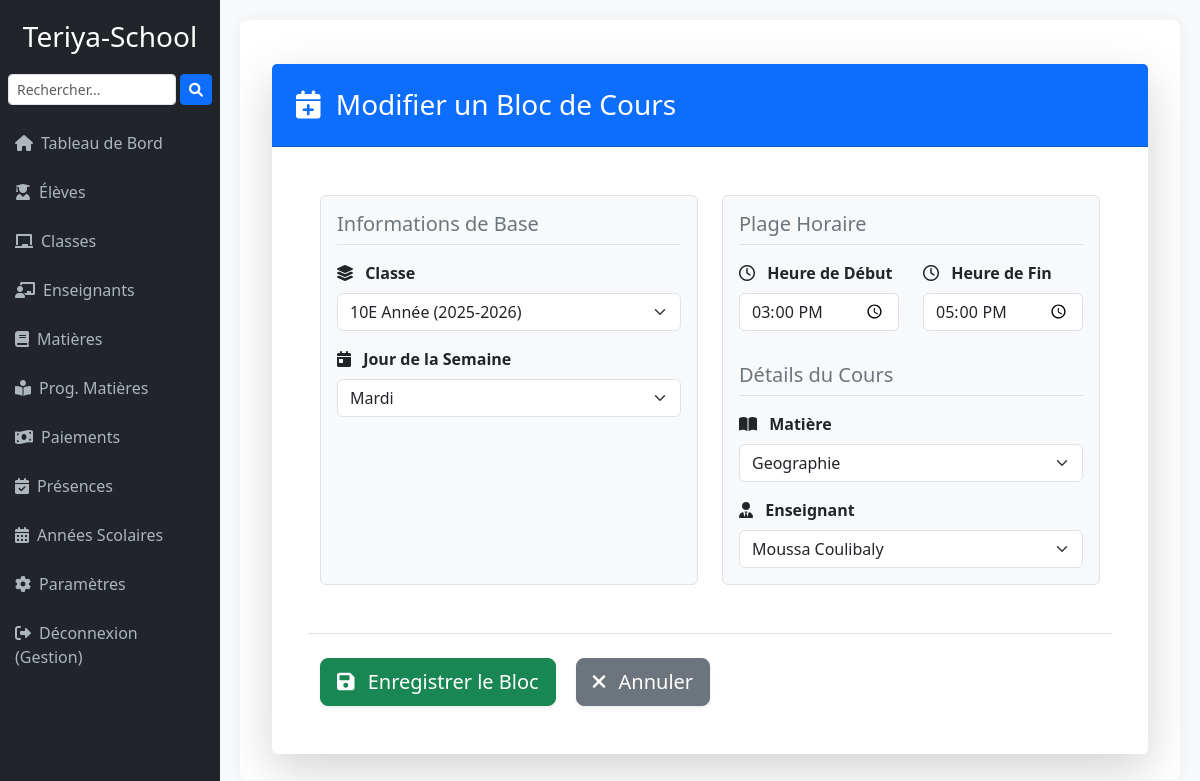
The page /emplois-du-temps/bloc/3/modifier/ (signed in) on the database its author committed.
### dashboard/models.py (models this page shows, shortened)
class Profile(models.Model):
    user = models.OneToOneField(User, on_delete=models.CASCADE)
    ecole = models.ForeignKey("EcoleSettings", on_delete=models.CASCADE, null=True, blank=True)

class EcoleSettings(models.Model):
    ministere = models.CharField(
        max_length=255,
        blank=True,
        null=True,
        verbose_name="Ministère de Tutelle",
        help_text="Exemple : Ministère de l’Éducation Nationale"
    )
    academie = models.CharField(
        max_length=255,
        blank=True,
        null=True,
        verbose_name="Académie / Inspection",
        help_text="Exemple : Académie de Bamako Rive Droite"
    )
    commune = models.CharField(
        max_length=255,
        blank=True,
        null=True,
        verbose_name="Commune",
        help_text="Exemple : Commune IV du District de Bamako"
    )
    nom_etablissement = models.CharField(
        max_length=255,
        verbose_name="Nom de l'Établissement"
    )
    adresse_etablissement = models.CharField(
        max_length=255,
        blank=True,
        null=True,
        verbose_name="Adresse"
    )
    telephone = models.CharField(
        max_length=50,
        blank=True,
        null=True,
        verbose_name="Téléphone de l'Établissement"
    )
    email_contact = models.EmailField(
        blank=True,
        null=True,
        verbose_name="Email de Contact"
    )
    site_web = models.URLField(
        blank=True,
        null=True,
        verbose_name="Site Web"
    )
    code_etablissement = models.CharField(
        max_length=50,
        blank=True,
        null=True,
        unique=True,  # ✅ Chaque école doit avoir un code unique
        verbose_name="Code de l'Établissement",
        help_text="Code attribué par le ministère ou la direction académique"
    )
    logo = models.ImageField(
        upload_to='settings/assets/',
        blank=True,
        null=True,
        verbose_name="Logo de l'École"
    )
    cachet_admin = models.ImageField(
        upload_to='settings/assets/',
        blank=True,
        null=True,
        verbose_name="Cachet (Sceau) de l'Administration"
    )
    signature_directeur = models.ImageField(
        upload_to='settings/assets/',
        blank=True,
        null=True,
        verbose_name="Signature du Directeur/Responsable"
    )
    titre_signataire = models.CharField(
        max_length=100,
        default='Le Directeur',
        verbose_name="Titre du Signataire"
    )
    nom_signataire = models.CharField(
        max_length=255,
        blank=True,
        null=True,
        verbose_name="Nom du Signataire",
        help_text="Nom du directeur ou responsable signataire"
    )
    date_mise_a_jour = models.DateTimeField(
        auto_now=True,
        verbose_name="Dernière mise à jour"
    )
    class Meta:
        verbose_name = "École"
        verbose_name_plural = "Écoles"
        ordering = ['nom_etablissement']
    date_fin_essai = models.DateTimeField(
        blank=True,
        null=True,
        verbose_name="Fin de la période d'essai gratuite"
    )
    est_active = models.BooleanField(
        default=True,
        verbose_name="École active",
        help_text="Indique si l'école peut utiliser le système"
    )
    def periode_essai_expiree(self):
        return self.date_fin_essai and timezone.now() > self.date_fin_essai

class EmploiDuTemps(models.Model):
    ecole = models.ForeignKey(
        'EcoleSettings',
        on_delete=models.CASCADE,
        verbose_name="École",
        default=1)
    class JourSemaine(models.TextChoices):
        LUNDI = 'Lundi', ('Lundi')
        MARDI = 'Mardi', ('Mardi')
        MERCREDI = 'Mercredi', ('Mercredi')
        JEUDI = 'Jeudi', ('Jeudi')
        VENDREDI = 'Vendredi', ('Vendredi')
        SAMEDI = 'Samedi', ('Samedi')
    classe = models.ForeignKey(Classe, on_delete=models.CASCADE, related_name='emplois_du_temps', verbose_name="Classe")
    jour = models.CharField(max_length=20, choices=JourSemaine.choices, verbose_name="Jour de la Semaine")
    heure_debut = models.TimeField(verbose_name="Heure de Début")
    heure_fin = models.TimeField(verbose_name="Heure de Fin")
    emploiDuTemps = models.FileField(upload_to='emploiDuTemps/', blank=True, null=True, verbose_name="Fichier PDF demploi")
    matiere = models.ForeignKey(Matiere, on_delete=models.CASCADE, verbose_name="Matière")
    enseignant = models.ForeignKey(Enseignant, on_delete=models.CASCADE, verbose_name="Enseignant")
    annee_scolaire = models.ForeignKey(AnneeScolaire, on_delete=models.CASCADE, verbose_name="Année Scolaire")
    class Meta:
        unique_together = ('classe', 'jour', 'heure_debut', 'heure_fin', 'annee_scolaire')
        ordering = ['classe', 'annee_scolaire', 'jour', 'heure_debut']
        verbose_name = "Emploi du Temps"
        verbose_name_plural = "Emplois du Temps"

### dashboard/views.py (the view)
# urls.py: path('emplois-du-temps/bloc/<int:pk>/modifier/', views.modifier_emploi_du_temps, name='modifier_emploi_du_temps'),
@login_required
def modifier_emploi_du_temps(request, pk):
    ecole_utilisateur = get_user_ecole(request)
    if not ecole_utilisateur:
        messages.error(request, "Vous n'êtes associé à aucune école.")
        return redirect('dashboard_accueil')
    bloc_edt = get_object_or_404(EmploiDuTemps, pk=pk, ecole=ecole_utilisateur)
    if request.method == 'POST':
        form = EmploiDuTempsForm(request.POST, instance=bloc_edt, ecole=ecole_utilisateur)
        if form.is_valid():
            form.save()
            messages.success(request, "Bloc d'emploi du temps mis à jour avec succès !")
            return redirect('liste_emplois_du_temps')
        messages.error(request, "Veuillez corriger les erreurs du formulaire.")
    else:
        form = EmploiDuTempsForm(instance=bloc_edt, ecole=ecole_utilisateur)
    return render(request, 'dashboard/emplois_du_temps/form_emploi_du_temps.html', {
        'form': form,
        'action': 'Modifier'
    })

### dashboard/forms.py
class EmploiDuTempsForm(forms.ModelForm):
    class Meta:
        model = EmploiDuTemps
        fields = ['classe', 'matiere', 'enseignant', 'jour', 'heure_debut', 'heure_fin']
        widgets = {
            'classe': forms.Select(attrs={'class': 'form-select'}),
            'matiere': forms.Select(attrs={'class': 'form-select'}),
            'enseignant': forms.Select(attrs={'class': 'form-select'}),
            'jour': forms.Select(attrs={'class': 'form-select'}),
            'heure_debut': forms.TimeInput(attrs={'class': 'form-control', 'type': 'time'}),
            'heure_fin': forms.TimeInput(attrs={'class': 'form-control', 'type': 'time'}),
        }
    def __init__(self, *args, **kwargs):
        ecole = kwargs.pop('ecole', None)
        super().__init__(*args, **kwargs)
        if ecole:
            self.fields['classe'].queryset = Classe.objects.filter(ecole=ecole)
            self.fields['matiere'].queryset = Matiere.objects.filter(ecole=ecole)
            self.fields['enseignant'].queryset = Enseignant.objects.filter(ecole=ecole)

### dashboard/models.py (called while the page is built)
    def __str__(self):
        return f"{self.prenom} {self.nom}"

    def __str__(self):
        return f"{self.nom_classe} ({self.annee_scolaire.annee})"

    def __str__(self):
        return self.nom

### dashboard/views.py (called while the page is built)
def get_user_ecole(request):
    return (
        getattr(getattr(request.user, 'enseignant', None), 'ecole', None)
        or getattr(getattr(request.user, 'etudiant', None), 'ecole', None)
        or getattr(getattr(request.user, 'profile', None), 'ecole', None)
        or (EcoleSettings.objects.first() if request.user.is_superuser else None)
    )

### dashboard/templates/dashboard/emplois_du_temps/form_emploi_du_temps.html (shortened to what this page needs)
{% extends 'dashboard/base.html' %}
{% load static %}
{% block content %}
    <div class="container mt-4">
        <div class="card shadow-lg border-0">
            <div class="card-header bg-primary text-white p-4">
                <h3 class="mb-0">
                    <i class="fas fa-calendar-plus me-2"></i> {{ action }} un Bloc de Cours
                </h3>
            </div>
            <div class="card-body p-5">
                <form method="post" class="row g-4">
                    <div class="col-md-6">
                        <div class="p-3 border rounded h-100 bg-light">
                            <h5 class="text-secondary border-bottom pb-2 mb-3">Informations de Base</h5>
                            <div class="mb-3">
                                <label class="form-label fw-bold"><i class="fas fa-layer-group me-2"></i> {{ form.classe.label }}</label>
                                {{ form.classe }}
                            </div>
                            <div class="mb-0">
                                <label class="form-label fw-bold"><i class="fas fa-calendar-day me-2"></i> {{ form.jour.label }}</label>
                                {{ form.jour }}
                            </div>
                        </div>
                    </div>
                    <div class="col-md-6">
                        <div class="p-3 border rounded h-100 bg-light">
                            <h5 class="text-secondary border-bottom pb-2 mb-3">Plage Horaire</h5>
                            <div class="row">
                                <div class="col-6 mb-3">
                                    <label class="form-label fw-bold"><i class="far fa-clock me-2"></i> {{ form.heure_debut.label }}</label>
                                    {{ form.heure_debut }}
                                </div>
                                <div class="col-6 mb-3">
                                    <label class="form-label fw-bold"><i class="far fa-clock me-2"></i> {{ form.heure_fin.label }}</label>
                                    {{ form.heure_fin }}
                                </div>
                            </div>
                            <h5 class="text-secondary border-bottom pb-2 mb-3 mt-3">Détails du Cours</h5>
                            <div class="mb-3">
                                <label class="form-label fw-bold"><i class="fas fa-book-open me-2"></i> {{ form.matiere.label }}</label>
                                {{ form.matiere }}
                            </div>
                            <div class="mb-0">
                                <label class="form-label fw-bold"><i class="fas fa-user-tie me-2"></i> {{ form.enseignant.label }}</label>
                                {{ form.enseignant }}
                            </div>
                        </div>
                    </div>
                    <div class="col-12 mt-5 border-top pt-4">
                        <button type="submit" class="btn btn-success btn-lg me-3 shadow-sm">
                            <i class="fas fa-save me-2"></i> Enregistrer le Bloc
                        </button>
                        <a href="{% url 'liste_emplois_du_temps' %}" class="btn btn-secondary btn-lg shadow-sm">
                            <i class="fas fa-times me-2"></i> Annuler
                        </a>
                    </div>
                </form>
            </div>
        </div>
    </div>
{% endblock %}

### dashboard/templates/dashboard/base.html (shortened to what this page needs)
<!DOCTYPE html>
<html lang="fr">
<head>
    <link href="https://cdn.jsdelivr.net/npm/bootstrap@5.3.0/dist/css/bootstrap.min.css" rel="stylesheet">
    <link rel="stylesheet" href="https://cdnjs.cloudflare.com/ajax/libs/font-awesome/6.0.0-beta3/css/all.min.css">
</head>
<body>
<div class="wrapper">
    <div class="sidebar">
        <h3>
            {% if request.user.profile.ecole %}
                {{ request.user.profile.ecole.nom_etablissement }}
            {% else %}
                Gestion Multi-École
            {% endif %}
        </h3>
    <form method="get" action="{% url 'recherche_etudiants_globale' %}" class="d-flex mb-3 px-2">
        <input type="text" name="q" class="form-control form-control-sm me-1" placeholder="Rechercher..." required>
        <button type="submit" class="btn btn-sm btn-primary"><i class="fas fa-search"></i></button>
    </form>
        <ul class="nav flex-column">
            <li class="nav-item">
                <a class="nav-link {% if request.resolver_match.url_name == 'dashboard_accueil' %}active{% endif %}" href="{% url 'dashboard_accueil' %}">
                    <i class="fas fa-home me-2"></i>Tableau de Bord
                </a>
            </li>
            <li class="nav-item">
                <a class="nav-link {% if 'etudiant' in request.resolver_match.url_name %}active{% endif %}" href="{% url 'liste_etudiants' %}">
                    <i class="fas fa-user-graduate me-2"></i>Élèves
                </a>
            </li>
            <li class="nav-item">
                <a class="nav-link {% if 'classe' in request.resolver_match.url_name %}active{% endif %}" href="{% url 'liste_classes' %}">
                    <i class="fas fa-chalkboard me-2"></i>Classes
                </a>
            </li>
            <li class="nav-item">
                <a class="nav-link {% if 'enseignant' in request.resolver_match.url_name %}active{% endif %}" href="{% url 'liste_enseignants' %}">
                    <i class="fas fa-chalkboard-teacher me-2"></i>Enseignants
                </a>
            </li>
            <li class="nav-item">
                <a class="nav-link {% if 'matiere' in request.resolver_match.url_name %}active{% endif %}" href="{% url 'liste_matieres' %}">
                    <i class="fas fa-book me-2"></i>Matières
                </a>
            </li>
            <li class="nav-item">
                <a class="nav-link {% if 'programme_matiere' in request.resolver_match.url_name %}active{% endif %}" href="{% url 'liste_programmes_matiere' %}">
                    <i class="fas fa-book-reader me-2"></i>Prog. Matières
                </a>
            </li>
            <li class="nav-item">
                <a class="nav-link {% if 'paiement' in request.resolver_match.url_name %}active{% endif %}" href="{% url 'liste_paiements_par_classe_etudiant' %}">
                    <i class="fas fa-money-bill-wave me-2"></i>Paiements
                </a>
            </li>
            <li class="nav-item">
                <a class="nav-link {% if 'presence' in request.resolver_match.url_name %}active{% endif %}" href="{% url 'liste_presences' %}">
                    <i class="fas fa-calendar-check me-2"></i>Présences
                </a>
            </li>
            <li class="nav-item">
                <a class="nav-link {% if 'annee_scolaire' in request.resolver_match.url_name %}active{% endif %}" href="{% url 'liste_annees_scolaires' %}">
                    <i class="fas fa-calendar-alt me-2"></i>Années Scolaires
                </a>
            </li>
            <li class="nav-item">
                <a class="nav-link {% if request.resolver_match.url_name == 'ecole_settings' %}active{% endif %}" href="{% url 'ecole_settings' %}">
                    <i class="fas fa-cog me-2"></i>Paramètres
                </a>
            </li>
            {% if user.is_authenticated %}
            <li class="nav-item mt-auto">
                <a class="nav-link" href="{% url 'logout' %}">
                    <i class="fas fa-sign-out-alt me-2"></i>Déconnexion ({{ user.username }})
                </a>
            </li>
            {% endif %}
        </ul>
    </div>
    <div class="main-content">
        <div class="content">
            {% block content %}{% endblock %}
        </div>
    </div>
</div>
</body>
</html>

### dashboard/templates/dashboard/base.html (style rules this page uses)
html, body { height: 100%; margin: 0; padding: 0; overflow: hidden; font-family: 'Segoe UI', Tahoma, Geneva, Verdana, sans-serif; background-color: #f8f9fa; }
.wrapper { display: flex; height: 100%; }
.sidebar { background-color: #212529; color: white; width: 220px; padding-top: 20px; flex-shrink: 0; display: flex; flex-direction: column; overflow-y: auto; }
.sidebar h3 { color: #fff; text-align: center; margin-bottom: 20px; }
.sidebar .nav-link { color: #adb5bd; padding: 10px 15px; margin-bottom: 5px; border-radius: 5px; }
.main-content { flex: 1; display: flex; flex-direction: column; padding: 20px; overflow: hidden; }
.content { flex: 1; background-color: #fff; border-radius: 8px; padding: 20px; box-shadow: 0 0 15px rgba(0,0,0,0.05); overflow-y: auto; }

### rows shown on the page
EmploiDuTemps: classe "10E Année (2025-2026)", jour "Mardi", heure_debut "15:00:00", heure_fin "17:00:00", matiere "Geographie", enseignant "Moussa Coulibaly"

### other values the page prints
{{ request.user.profile.ecole.nom_etablissement }} "Teriya-School"
{{ user.username }} "Gestion"
{{ action }} "Modifier"
